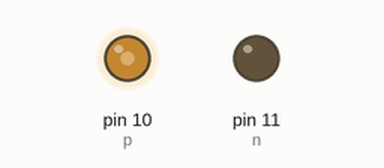
A sketch run on a simulated Arduino Uno, built with avr-gcc and run on an emulated ATmega328P. On the bench: output pins drawn as LEDs (lit = HIGH).

Above: at 0.05 s.
At 4.0 s:
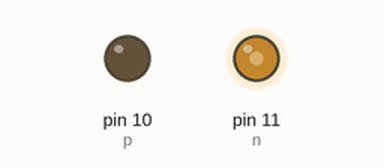
Timing chart, 0 to 5.2 s (numbered marks = the images above):
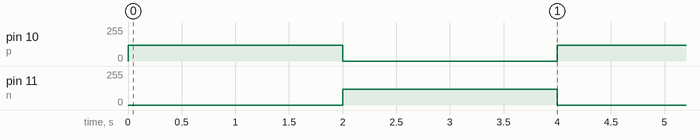

The sketch:

motor_speed_control.ino
```cpp
// C++ code
//Motor Speed Control

int p=10,n=11;

void setup()
{
  pinMode(p,OUTPUT);
  pinMode(n,OUTPUT);
}

void loop()
{
  analogWrite(p,120);//255 output voltage maximum
  analogWrite(n,0);//0 output voltage minimum
  delay(2000);
  analogWrite(p,0);
  analogWrite(n,120);
  delay(2000);
}
```

Measured:
- by itself, pin 10 (p), pin 11 (n): alternates 120/255 for 2.0 s and 0/255 for 2.0 s
